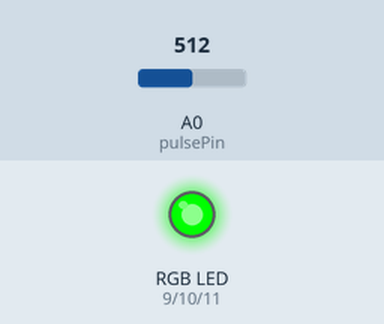
Recording of a sketch running on a simulated Arduino Uno, built with avr-gcc and run on an emulated ATmega328P. Shown: an RGB LED mixed from three pins (HIGH = lit). The inputs (shaded band) are chosen by the test bench; at power-on: A0 (pulsePin) = 512. What the sketch prints to the serial monitor is not drawn.

Above: at 1.2 s.
1.3 s: A0 (pulsePin) set to 534
Timing chart, 0 to 4.3 s (numbered marks = the images above; inputs shaded):
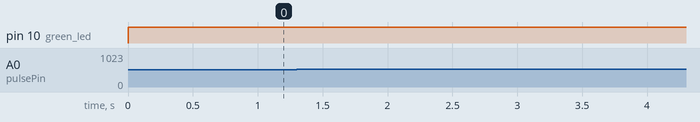

The sketch:

Main.ino
```cpp
#define BPM_RAISE 10

int pulsePin = 0;
int red_led = 9;
int green_led = 10;
int blue_led = 11;

unsigned long countTime = 0;
unsigned long lastBeatTime = 0;

volatile int BPM;
volatile int Signal;
volatile int IBI = 600;
int avr_bpm[10];
int avr = 0;
int counter = 0;
unsigned long time;

void setup(){
  pinMode(red_led, OUTPUT);
  pinMode(green_led, OUTPUT);
  pinMode(blue_led, OUTPUT);
  Serial.begin(115200);
  interruptSetup();
}


void loop(){

  time = millis();

  serialOutput();

  if (time < 25000) {
    avr = 0;
    for (int i = 0; i < 4; i++) {
      avr_bpm[i] = avr_bpm[i + 1];
      avr += avr_bpm[i];
    }

      avr_bpm[4] = BPM;
      avr += avr_bpm[4];
      avr /= 5;
    }

  if (BPM > avr + BPM_RAISE) {
    RGB_color(255, 0, 0);
  }
  else
  {
    RGB_color(0, 255, 0);
  }
}

void RGB_color(int red_light_value, int green_light_value, int blue_light_value)
{
  analogWrite(red_led, red_light_value);
  analogWrite(green_led, green_light_value);
  analogWrite(blue_led, blue_light_value);
}
```

Interrupt.ino
```cpp
int upperLimit = 512;
int lowerLimit = 512;
int thresh = 515; // граница, над която се отчита пулс
int rate[10]; // масив, в който се събират последните стойности на IBI

void interruptSetup(){
  // Initializes Timer2 to throw an interrupt every 2mS.
  TCCR2A = 0x02;
  TCCR2B = 0x06;
  OCR2A = 0X7C;
  TIMSK2 = 0x02;
  sei();
}

// Timer 2 makes sure that we take a reading every 2 miliseconds
ISR(TIMER2_COMPA_vect){ // triggered when Timer2 counts to 124
  cli();
  Signal = analogRead(pulsePin);
  countTime += 2;
  int timeDifference = countTime - lastBeatTime;

  if (timeDifference > 250 && Signal > thresh) {
      IBI = countTime - lastBeatTime;
      lastBeatTime = countTime;

      int runningTotal = 0;

      for(int i=0; i<=8; i++) {
        rate[i] = rate[i+1];
        runningTotal += rate[i];
      }

      rate[9] = IBI;
      runningTotal += rate[9];
      runningTotal /= 10;
      BPM = 60000/runningTotal;
  }
  sei();
}
```

SerialOutput.ino
```cpp
void serialOutput() {
    Serial.print(BPM);
    Serial.print(",");
    Serial.print(IBI);
    Serial.print(",");
    Serial.print(Signal);
    Serial.print(",");
    Serial.println(avr);
}
```
